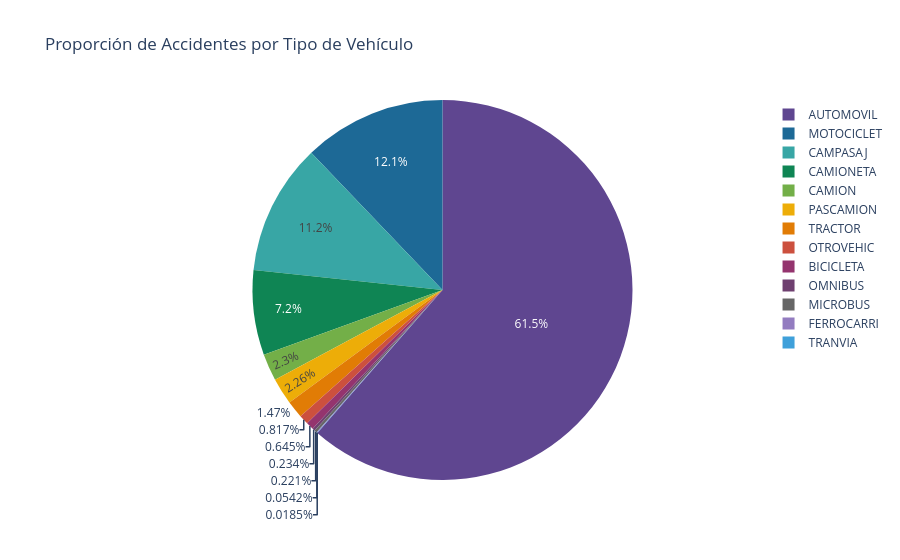

Notebook cell for this chart:
### Code cell
#  DISTRIBUCIÓN POR TIPO DE VEHÍCULO (Gráfico de Pastel)
df_vehiculos = frecuencia_vehiculos.reset_index()
df_vehiculos.columns = ['Tipo de Vehículo', 'Total de Incidentes']

fig_vehiculos = px.pie(df_vehiculos, values='Total de Incidentes', names='Tipo de Vehículo',
                       title='Proporción de Accidentes por Tipo de Vehículo',
                       color_discrete_sequence=px.colors.qualitative.Prism)
fig_vehiculos.update_traces(textinfo='percent')
fig_vehiculos.show()

### Figure 1 — Plotly figure (JSON) as saved in the notebook; plotly's stock layout.template omitted (floating-point values rounded to 4 significant figures)
{"data": [{"domain": {"x": [0, 1], "y": [0, 1]}, "hovertemplate": "Tipo de Vehículo=%{label}<br>Total de Incidentes=%{value}<extra></extra>", "labels": ["AUTOMOVIL", "MOTOCICLET", "CAMPASAJ", "CAMIONETA", "CAMION", "PASCAMION", "TRACTOR", "OTROVEHIC", "BICICLETA", "OMNIBUS", "MICROBUS", "FERROCARRI", "TRANVIA"], "legendgroup": "", "name": "", "showlegend": true, "textinfo": "percent", "type": "pie", "values": [435525, 86024, 79315, 51019, 16299, 16048, 10413, 5792, 4570, 1656, 1564, 384, 131]}], "layout": {"legend": {"tracegroupgap": 0}, "piecolorway": ["rgb(95, 70, 144)", "rgb(29, 105, 150)", "rgb(56, 166, 165)", "rgb(15, 133, 84)", "rgb(115, 175, 72)", "rgb(237, 173, 8)", "rgb(225, 124, 5)", "rgb(204, 80, 62)", "rgb(148, 52, 110)", "rgb(111, 64, 112)", "rgb(102, 102, 102)"], "title": {"text": "Proporción de Accidentes por Tipo de Vehículo"}}}
